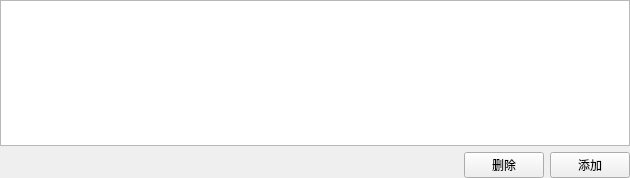
<?xml version="1.0" encoding="UTF-8"?>
<ui version="4.0">
 <class>BaseTransmission</class>
 <widget class="QWidget" name="BaseTransmission">
  <property name="geometry">
   <rect>
    <x>0</x>
    <y>0</y>
    <width>630</width>
    <height>178</height>
   </rect>
  </property>
  <property name="windowTitle">
   <string>Form</string>
  </property>
  <layout class="QGridLayout" name="gridLayout">
   <property name="leftMargin">
    <number>0</number>
   </property>
   <property name="topMargin">
    <number>0</number>
   </property>
   <property name="rightMargin">
    <number>0</number>
   </property>
   <property name="bottomMargin">
    <number>0</number>
   </property>
   <item row="1" column="1">
    <widget class="QPushButton" name="deletePushButton">
     <property name="text">
      <string>删除</string>
     </property>
    </widget>
   </item>
   <item row="1" column="2">
    <widget class="QPushButton" name="addPushButton">
     <property name="text">
      <string>添加</string>
     </property>
    </widget>
   </item>
   <item row="1" column="0">
    <spacer name="horizontalSpacer">
     <property name="orientation">
      <enum>Qt::Horizontal</enum>
     </property>
     <property name="sizeHint" stdset="0">
      <size>
       <width>40</width>
       <height>20</height>
      </size>
     </property>
    </spacer>
   </item>
   <item row="0" column="0" colspan="3">
    <widget class="QListWidget" name="InstanceListWidget"/>
   </item>
  </layout>
 </widget>
 <resources/>
 <connections/>
</ui>
